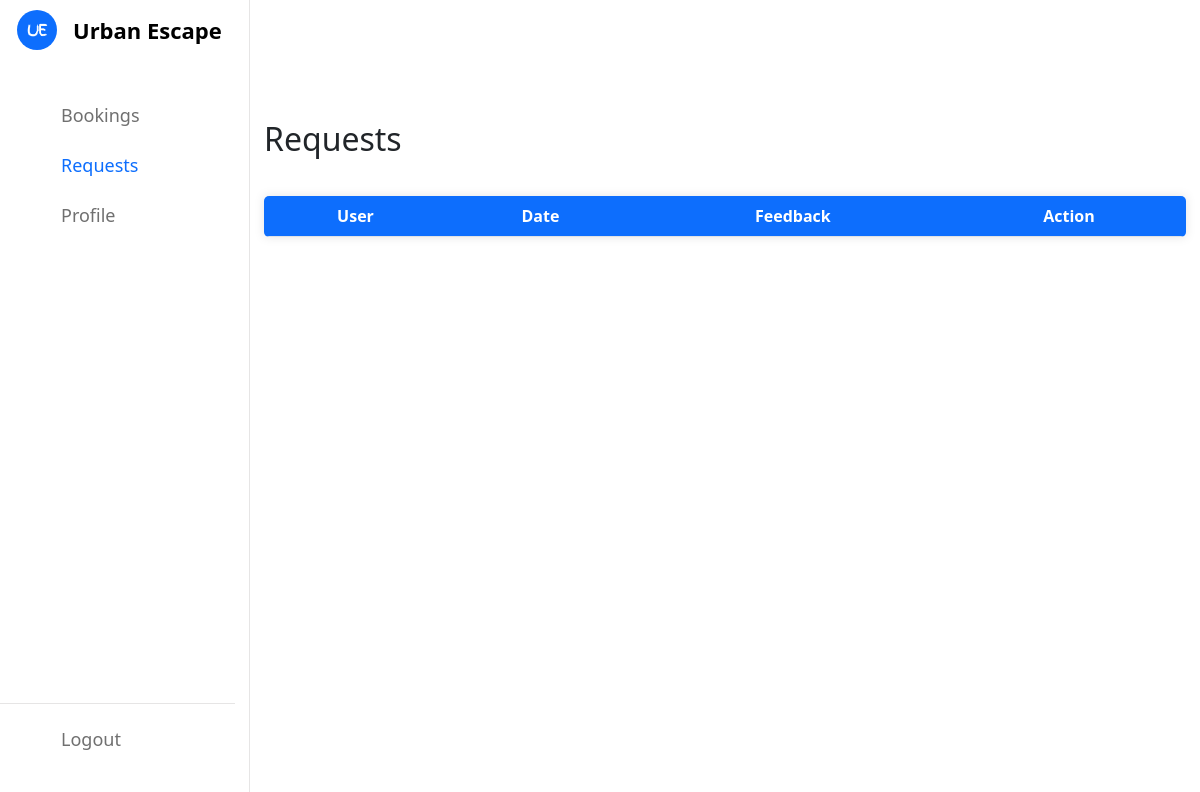
The app's page /feedbacks/, older data.
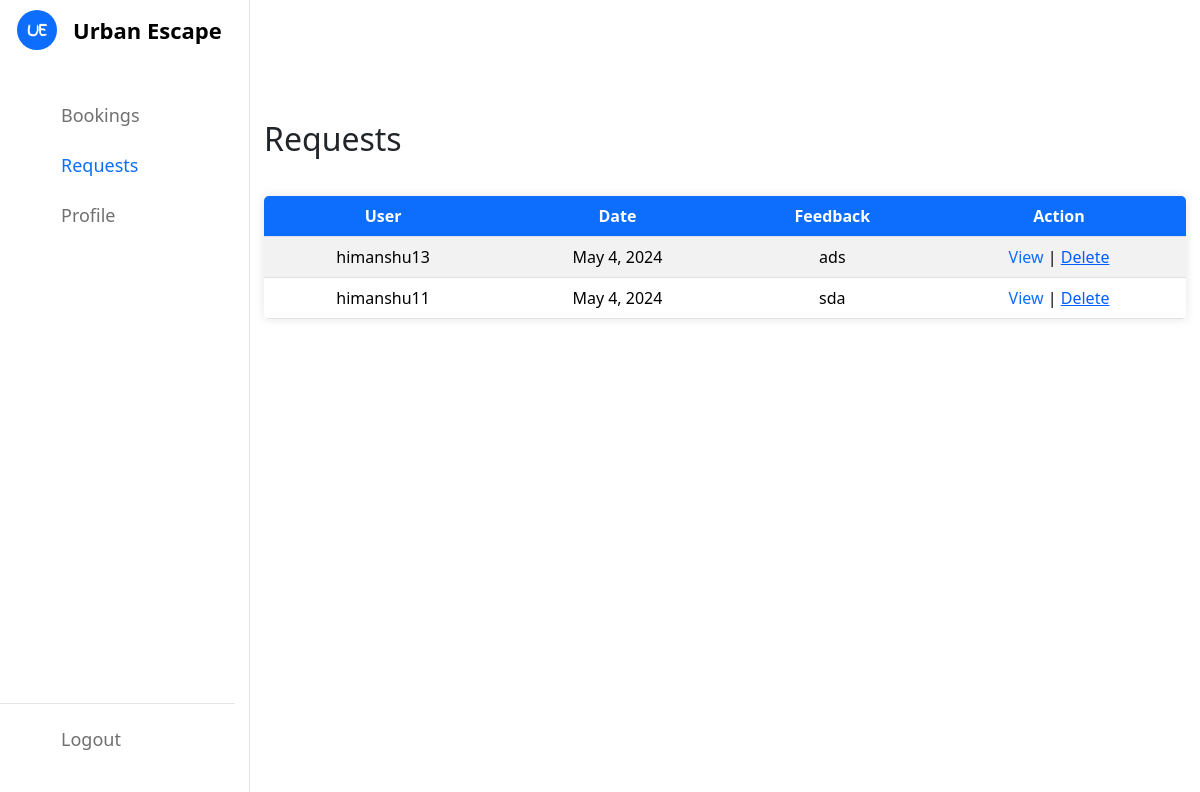
The same page, newer data.
### dashboard/models.py (models this page shows)
class Feedback(models.Model):
    user = models.ForeignKey(CustomUser, on_delete=models.CASCADE)
    feedback=models.CharField(max_length=200)
    date=models.DateField(default=timezone.now)

### authentication/models.py (models this page shows, shortened)
class CustomUser(AbstractUser):
    contact_number = models.CharField(max_length=10)
    is_staff = models.BooleanField(default=False)
    email_token = models.CharField(max_length=200, blank=True, null=True)
    is_verified = models.BooleanField(default=False)
    password_reset_token = models.CharField(max_length=200, blank=True, null=True)
    def __str__(self):
        return self.username

### dashboard/views.py (the view)
# urls.py: path('feedbacks/', views.Feedbacks, name='feedbacks'),
def Feedbacks(request):
    all_feedback = Feedback.objects.all()
    return render(request, 'dashboard/feedbacks.html', {'all_feedback': all_feedback})

### dashboard/templates/dashboard/feedbacks.html (shortened to what this page needs)
{% load static %}
<!DOCTYPE html>
<html lang="en">
<head>
    <link href="https://cdn.jsdelivr.net/npm/bootstrap@5.3.3/dist/css/bootstrap.min.css" rel="stylesheet"
 />
    <link rel="stylesheet" href="{% static 'dashboard/styles/dashboard.css' %}">
    <link rel="stylesheet" href="https://unicons.iconscout.com/release/v4.0.0/css/line.css">
</head>
<body>
    <nav>
        <div class="logo-name">
            <div class="logo-image">
                <img src="{% static 'dashboard/images/logo.png' %}" alt="">
            </div>
            <span class="logo_name" style=>Urban Escape</span>
        </div>
        <div class="menu-items" style="margin-left: -30px;">
            <ul class="nav-links">
                <li><a href="/staff-dashboard">
                        <i class="uil uil-calendar-alt"></i>
                        <span class="link-name">Bookings</span>
                    </a></li>
                <li><a href="/feedbacks">
                        <i class="uil uil-envelope" style="color: #0d6efd;"></i>
                        <span class="link-name" style="color: #0d6efd;">Requests</span>
                    </a></li>
                <li><a href="/staff-profile">
                        <i class="uil uil-user-circle"></i>
                        <span class="link-name">Profile</span>
                    </a></li>
            </ul>
            <ul class="logout-mode">
                <li><a href="/logout">
                        <i class="uil uil-signout"></i>
                        <span class="link-name">Logout</span>
                    </a></li>
                <li class="mode">
                    <div class="mode-toggle">
                    </div>
                </li>
            </ul>
        </div>
    </nav>
    <section class="dashboard">
        <div class="top">
        </div>
        <div class="dash-content">
            <div class="overview">
                <div class="title">
                    <h2>Requests</h2>
                </div>
                <div class="table-container">
                    <table class="table table-striped bordered-table">
                        <thead>
                            <tr>
                                <th>User</th>
                                <th>Date</th>
                                <th>Feedback</th>
                                <th>Action</th>
                            </tr>
                        </thead>
                        <tbody>
                            {% for feedback in all_feedback %}
                            <tr id="{{feedback.id}}">
                                <td>{{ feedback.user }}</td>
                                <td>{{ feedback.date }}</td>
                                <td>{{ feedback.feedback }}</td>
                                <td><a href="/view-extend/{{ feedback.user.id }}">View</a> |
                                    <a style="color: rgb(0, 94, 255);text-decoration: underline;cursor: pointer;"
                                        onclick='deletes("{{ feedback.id }}")'>Delete</a>
                                </td>
                            </tr>
                            {% endfor %}
                        </tbody>
                    </table>
                </div>
            </div>
        </div>
    </section>
</body>
</html>

Row changes from the older to the newer data that the page shows:
added Feedback: user "himanshu13", date "May 4, 2024", feedback "ads"
added Feedback: user "himanshu11", date "May 4, 2024", feedback "sda"
